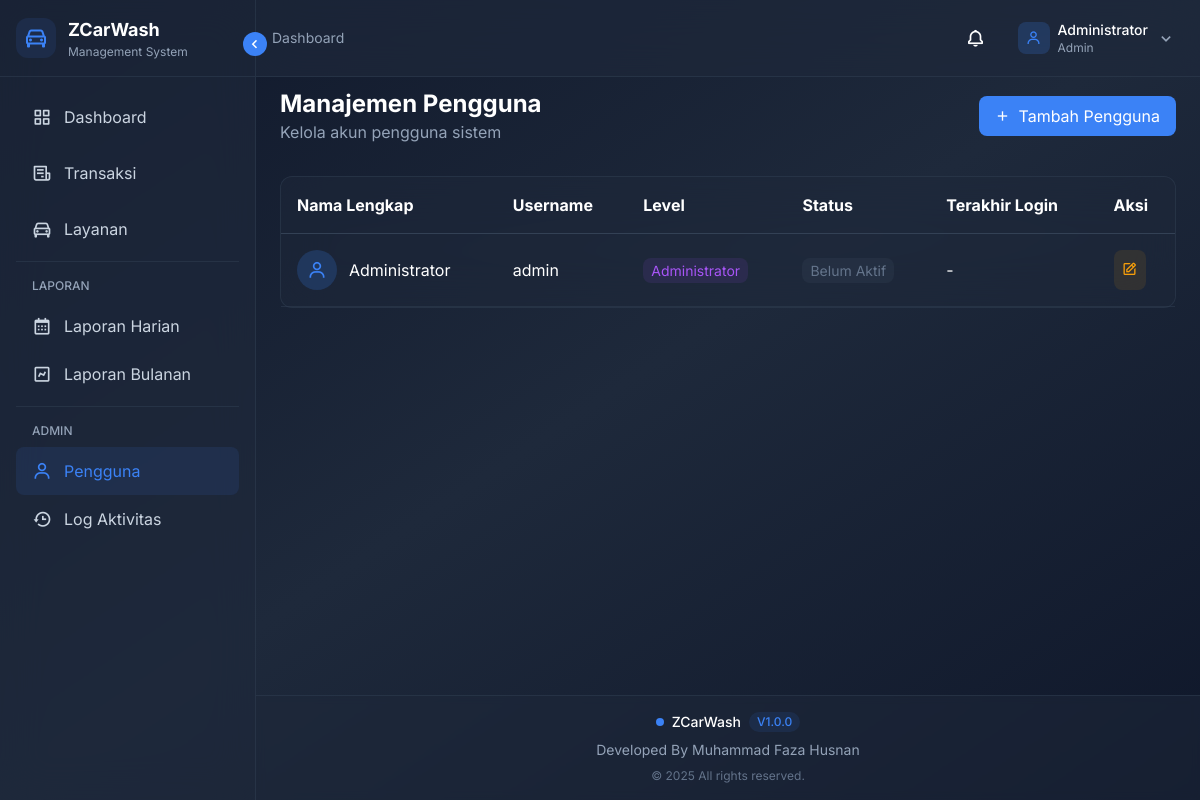
/dashboard/pengguna/index.php (signed in), run on the app's committed database.
### tables this page shows
CREATE TABLE pengguna (
    id_pengguna INT PRIMARY KEY AUTO_INCREMENT,
    nama_lengkap VARCHAR(100) NOT NULL,
    username VARCHAR(50) NOT NULL UNIQUE,
    password VARCHAR(255) NOT NULL,
    level ENUM('admin', 'kasir') NOT NULL,
    created_at TIMESTAMP DEFAULT CURRENT_TIMESTAMP,
    last_login TIMESTAMP NULL
);

### dashboard/pengguna/index.php (the view, shortened to what this page needs)
<?php
require_once '../../config/koneksi.php';
$query = "SELECT * FROM pengguna ORDER BY created_at DESC";
$result = mysqli_query($koneksi, $query);
include '../components/header.php';
include '../components/sidebar.php';
?>
<div class="p-6">
    <div class="flex justify-between items-center mb-8">
        <div>
            <h1 class="text-2xl font-bold">Manajemen Pengguna</h1>
            <p class="text-slate-400">Kelola akun pengguna sistem</p>
        </div>
        <?php if ($_SESSION['level'] == 'admin'): ?>
            <a href="tambah.php"
                class="px-4 py-2 bg-blue-500 hover:bg-blue-600 rounded-lg transition-colors inline-flex items-center gap-2">
                <i class='bx bx-plus'></i>
                Tambah Pengguna
            </a>
        <?php endif; ?>
    </div>
    <div class="bg-slate-800/50 backdrop-blur-xl rounded-xl border border-slate-700/50">
        <div class="overflow-x-auto">
            <table class="w-full">
                <thead>
                    <tr class="border-b border-slate-700">
                        <th class="text-left p-4">Nama Lengkap</th>
                        <th class="text-left p-4">Username</th>
                        <th class="text-left p-4">Level</th>
                        <th class="text-left p-4">Status</th>
                        <th class="text-left p-4">Terakhir Login</th>
                        <?php if ($_SESSION['level'] == 'admin'): ?>
                            <th class="text-left p-4">Aksi</th>
                        <?php endif; ?>
                    </tr>
                </thead>
                <tbody>
                    <?php while ($row = mysqli_fetch_assoc($result)): ?>
                        <tr class="border-b border-slate-700/50 hover:bg-slate-700/20">
                            <td class="p-4">
                                <div class="flex items-center gap-3">
                                    <div class="w-10 h-10 rounded-full bg-blue-500/20 flex items-center justify-center">
                                        <i class='bx bx-user text-xl text-blue-500'></i>
                                    </div>
                                    <?= $row['nama_lengkap'] ?>
                                </div>
                            </td>
                            <td class="p-4"><?= $row['username'] ?></td>
                            <td class="p-4">
                                <?php if ($row['level'] == 'admin'): ?>
                                    <span class="px-2 py-1 rounded-lg text-sm bg-purple-500/10 text-purple-500">
                                        Administrator
                                    </span>
                                <?php else: ?>
                                    <span class="px-2 py-1 rounded-lg text-sm bg-blue-500/10 text-blue-500">
                                        Kasir
                                    </span>
                                <?php endif; ?>
                            </td>
                            <td class="p-4">
                                <?php if ($row['last_login']): ?>
                                    <span class="px-2 py-1 rounded-lg text-sm bg-green-500/10 text-green-500">
                                        Aktif
                                    </span>
                                <?php else: ?>
                                    <span class="px-2 py-1 rounded-lg text-sm bg-slate-500/10 text-slate-500">
                                        Belum Aktif
                                    </span>
                                <?php endif; ?>
                            </td>
                            <td class="p-4">
                                <?= $row['last_login'] ? date('d/m/Y H:i', strtotime($row['last_login'])) : '-' ?>
                            </td>
                            <?php if ($_SESSION['level'] == 'admin'): ?>
                                <td class="p-4">
                                    <div class="flex gap-2">
                                        <a href="edit.php?id=<?= $row['id_pengguna'] ?>"
                                            class="p-2 bg-amber-500/10 text-amber-500 rounded-lg hover:bg-amber-500/20">
                                            <i class='bx bx-edit'></i>
                                        </a>
                                    </div>
                                </td>
                            <?php endif; ?>
                        </tr>
                    <?php endwhile; ?>
                </tbody>
            </table>
        </div>
    </div>
</div>
<?php include '../components/footer.php'; ?>

### dashboard/components/header.php (style rules this page uses)
body { font-family: 'Inter', sans-serif; }

### data on the page
pengguna: nama_lengkap "Administrator", username "admin", level "Administrator", shows "Belum Aktif"

### other printed values
$_SESSION['nama'] "Administrator"
$_SESSION['level'] "Admin"
